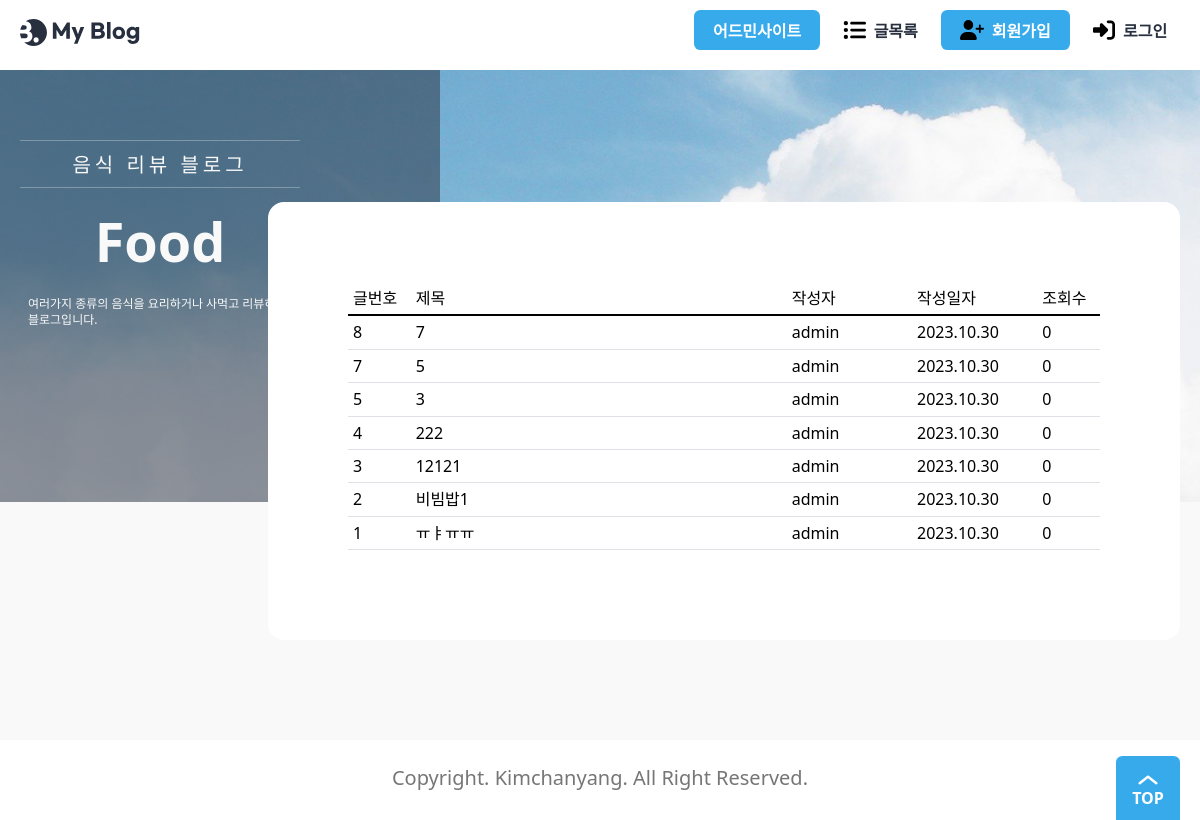
Page /blog/ on the earlier database version.
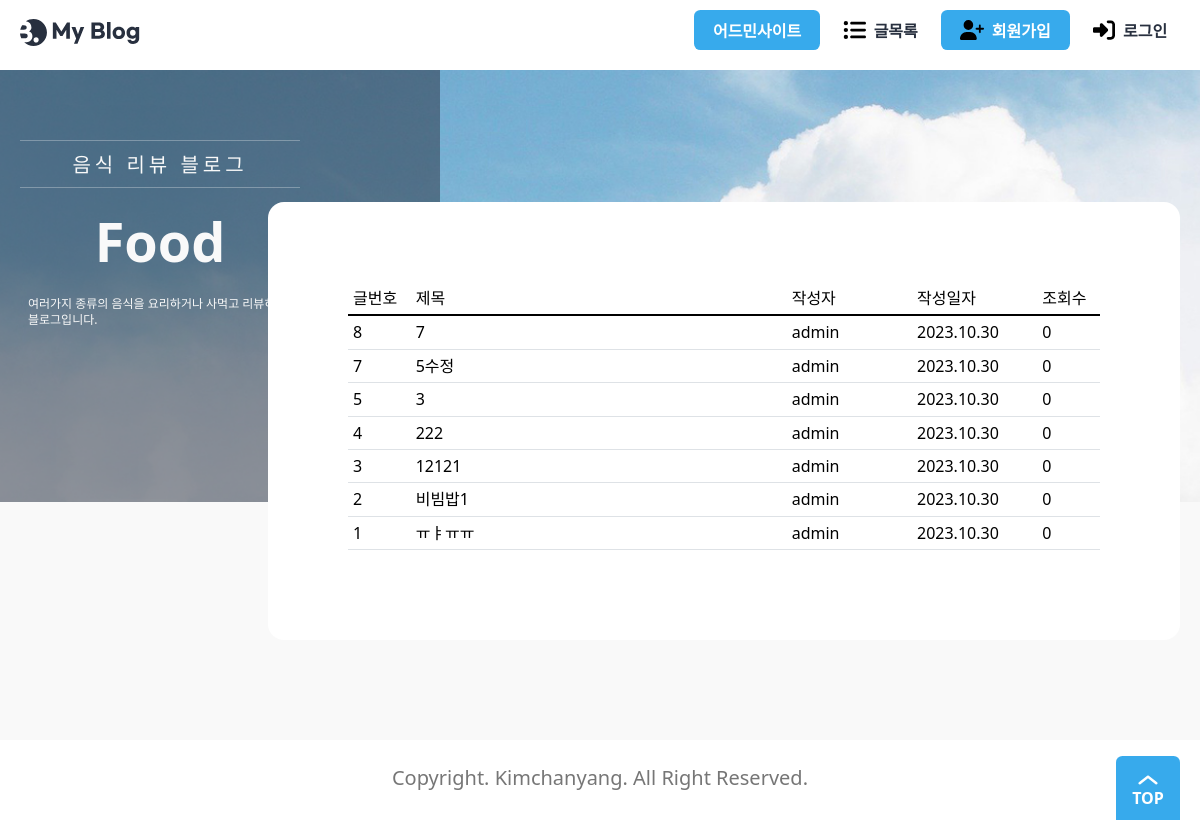
Same page on the later database version.
### blog/models.py (models this page shows, shortened)
class Post(models.Model):
    title = models.CharField(_("제목"), max_length=50)
    content = models.TextField(_("내용"))
    head_image = models.ImageField(
        _("메인 이미지"), upload_to="blog/images/%Y/%m/%d/", blank=True
    )
    file_upload = models.FileField(
        _("파일"), upload_to="blog/files/%Y/%m/%d/", blank=True
    )
    created_at = models.DateTimeField(_("작성일자"), auto_now_add=True)
    updated_at = models.DateTimeField(_("수정일자"), auto_now=True)
    author = models.ForeignKey(User, on_delete=models.CASCADE, verbose_name="작성자")
    tags = models.ManyToManyField("Tag", blank=True, verbose_name="태그")
    view_count = models.PositiveIntegerField(verbose_name="조회수", default=0)
    likes_count = models.PositiveIntegerField(verbose_name="좋아요", default=0)

### accounts/models.py (models this page shows)
class User(AbstractUser):
    nickname = models.CharField(_("닉네임"), max_length=50)
    profile_img = models.ImageField(
        _("프로필 사진"), upload_to=user_directory_path, blank=True
    )
    class Meta:
        db_table = "User"

### blog/views.py (the view)
class PostList(ListView):
    model = Post
    ordering = "-pk"

### templates/blog/post_list.html
{% extends "base.html" %}
{% block main %}
{% load static %}
<div class="banner">
    <div class="max-width">
        <div class="banner-contents">
            <p class="sub-text">음식 리뷰 블로그</p>
            <p class="main-text">Food</p>
            <p class="description">
                여러가지 종류의 음식을 요리하거나 사먹고 리뷰하는 블로그입니다.
            </p>
        </div>
    </div>
</div>
<div class="view">
    <div class="max-width">
        <section class="wrap-box">
            <div class="inner">
                <table class="table">
                    <thead style="border-bottom: 2px solid black;">
                        <tr>
                            <th class='col-md-1'>글번호</th>
                            <th class='col-md-6'>제목</th>
                            <th class='col-md-2'>작성자</th>
                            <th class='col-md-2'>작성일자</th>
                            <th class='col-md-1'>조회수</th>
                        </tr>
                    </thead>
                    <tbody>
                        {% for post in object_list %}
                        <tr>
                            <td>{{ post.id }}</td>
                            <td><a href="{% url 'post_detail' post.id %}">{{ post.title }}</a></td>
                            <td>{{ post.author }}</td>
                            <td>{{ post.created_at|date:'Y.m.d' }}</td>
                            <td>{{ post.view_count }}</td>
                        </tr>
                        {% endfor %}
                    </tbody>
                </table>
            </div>
        </section>
    </div>
</div>
{% endblock main %}

Differences in the rows shown:
changed Post id 7: title "5" → "5수정"
